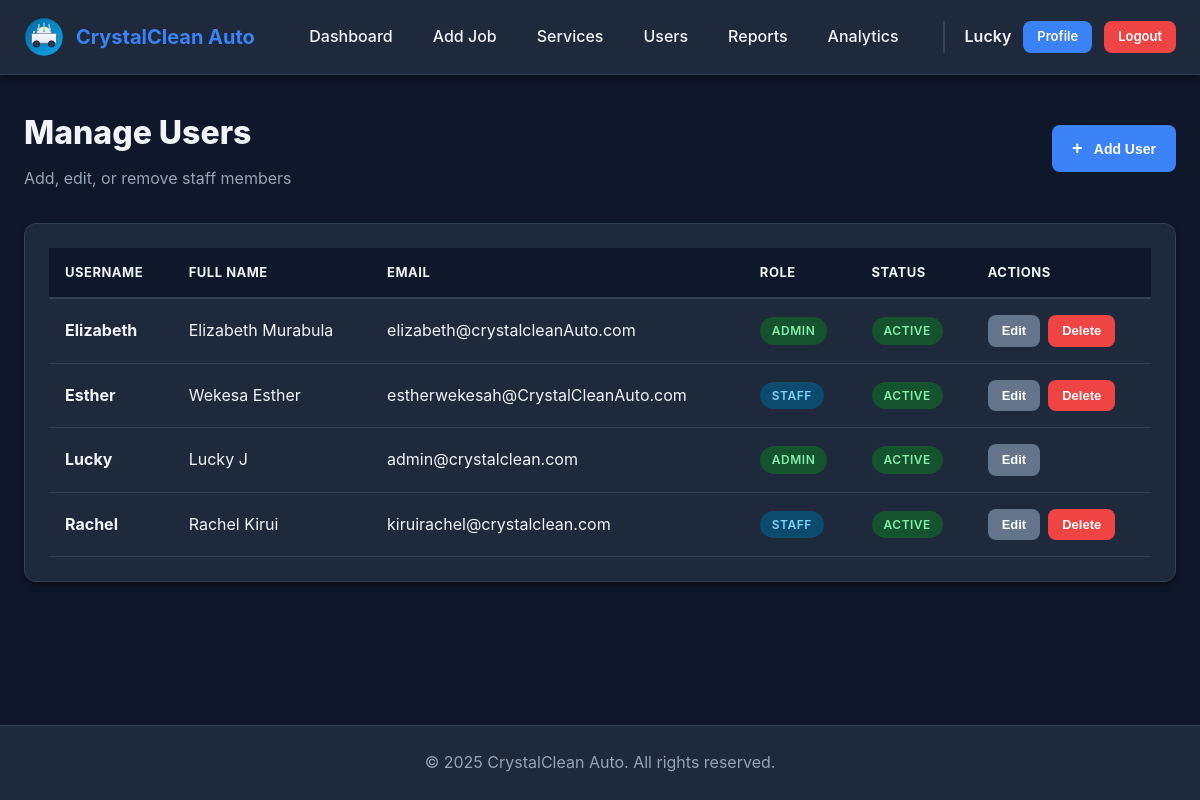
The app's page /users (signed in) with its own data.
### app/models.py (models this page shows, shortened)
class User(UserMixin, db.Model):
    __tablename__ = 'users'
    id = db.Column(db.Integer, primary_key=True)
    username = db.Column(db.String(80), unique=True, nullable=False, index=True)
    full_name = db.Column(db.String(120), nullable=False)
    email = db.Column(db.String(120), unique=True, nullable=False)
    password_hash = db.Column(db.String(255), nullable=False)
    role = db.Column(db.String(20), nullable=False, default='staff')  # 'admin' or 'staff'
    is_active = db.Column(db.Boolean, default=True)
    created_at = db.Column(db.DateTime, default=datetime.utcnow)
    cars = db.relationship('Car', backref='assigned_user', lazy='dynamic')
    notifications = db.relationship('Notification', backref='user', lazy='dynamic')

### app/routes.py (the view)
@app.route('/users')
@login_required
@admin_required
def manage_users():
    users = User.query.order_by(User.username).all()
    add_form = AddUserForm()
    edit_form = EditUserForm()
    return render_template('manage_users.html',
                         users=users,
                         add_form=add_form,
                         edit_form=edit_form)

### app/models.py (called while the page is built)
@login_manager.user_loader
def load_user(user_id):
    return User.query.get(int(user_id))

### app/utils.py (called while the page is built)
def admin_required(f):
    @wraps(f)
    def decorated_function(*args, **kwargs):
        if not current_user.is_authenticated:
            flash('Please log in to access this page.', 'error')
            return redirect(url_for('login'))
        if current_user.role != 'admin':
            flash('You do not have permission to access this page.', 'error')
            return redirect(url_for('staff_dashboard'))
        return f(*args, **kwargs)
    return decorated_function

### app/templates/manage_users.html (shortened to what this page needs)
{% extends "base.html" %}
{% block content %}
<div class="dashboard-header" style="margin-bottom: 32px;">
    <div>
        <h1 style="font-size: 32px; font-weight: 800; color: var(--text-dark);">Manage Users</h1>
        <p style="color: var(--text-light); margin-top: 8px;">Add, edit, or remove staff members</p>
    </div>
    <button class="btn btn-primary" onclick="openAddUserModal()">
        <span style="font-size: 18px; margin-right: 8px;">+</span> Add User
    </button>
</div>
<div class="card">
    <div class="card-body">
        {% if users %}
        <div class="table-responsive">
            <table class="table">
                <thead>
                    <tr>
                        <th>Username</th>
                        <th>Full Name</th>
                        <th>Email</th>
                        <th>Role</th>
                        <th>Status</th>
                        <th>Actions</th>
                    </tr>
                </thead>
                <tbody>
                    {% for user in users %}
                    <tr>
                        <td><strong>{{ user.username }}</strong></td>
                        <td>{{ user.full_name }}</td>
                        <td>{{ user.email }}</td>
                        <td>
                            <span class="badge {% if user.role == 'admin' %}badge-ready{% else %}badge-washing{% endif %}">
                                {{ user.role.upper() }}
                            </span>
                        </td>
                        <td>
                            <span class="badge {% if user.is_active %}badge-ready{% else %}badge-cancelled{% endif %}">
                                {% if user.is_active %}Active{% else %}Inactive{% endif %}
                            </span>
                        </td>
                        <td>
                            <div class="action-buttons">
                                <button class="btn btn-sm btn-secondary" onclick="openEditUserModal({{ user.id }}, '{{ user.username }}', '{{ user.full_name }}', '{{ user.email }}', '{{ user.role }}', {{ user.is_active|lower }})">
                                    Edit
                                </button>
                                {% if user.id != current_user.id %}
                                <form method="POST" action="{{ url_for('delete_user', user_id=user.id) }}" style="display: inline;" onsubmit="return confirm('Are you sure you want to delete this user?')">
                                    <button type="submit" class="btn btn-sm btn-danger">Delete</button>
                                </form>
                                {% endif %}
                            </div>
                        </td>
                    </tr>
                    {% endfor %}
                </tbody>
            </table>
        </div>
        {% endif %}
    </div>
</div>
{% endblock %}

### app/templates/base.html (shortened to what this page needs)
<!DOCTYPE html>
<html lang="en">
<head>
    <link rel="stylesheet" href="{{ url_for('static', filename='css/style.css') }}">
</head>
<body>
    {% if current_user.is_authenticated %}
<nav class="navbar">
    <div class="nav-container">
        <div class="nav-brand">
            <img src="{{ url_for('static', filename='images/favicon.svg') }}" alt="CrystalClean Logo" class="logo">
            <span class="brand-name">CrystalClean Auto</span>
        </div>
        <ul class="nav-menu">
            {% if current_user.is_authenticated %}
                {% if current_user.role == 'admin' %}
                    <li><a href="{{ url_for('admin_dashboard') }}" class="nav-link {% if request.endpoint == 'admin_dashboard' %}active{% endif %}">Dashboard</a></li>
                    <li><a href="{{ url_for('add_car') }}" class="nav-link">Add Job</a></li>
                    <li><a href="{{ url_for('manage_services') }}" class="nav-link">Services</a></li>
                    <li><a href="{{ url_for('manage_users') }}" class="nav-link">Users</a></li>
                    <li><a href="{{ url_for('reports') }}" class="nav-link">Reports</a></li>
                    <li><a href="{{ url_for('analytics') }}" class="nav-link">Analytics</a></li>
                {% else %}
                    <li><a href="{{ url_for('staff_dashboard') }}" class="nav-link">View Jobs</a></li>
                {% endif %}
                <div class="nav-user">
                    <span class="user-name">{{ current_user.username }}</span>
                    <a href="{{ url_for('view_profile') }}" class="btn btn-sm btn-primary">Profile</a>
                    <a href="{{ url_for('logout') }}" class="btn btn-sm btn-danger">Logout</a>
                </div>
            {% endif %}
        </ul>
    </div>
</nav>
    {% endif %}
    <main class="main-content">
        {% block content %}{% endblock %}
    </main>
    <footer class="footer">
        <p>&copy; 2025 CrystalClean Auto. All rights reserved.</p>
    </footer>
</body>
</html>

### app/static/css/style.css (style rules this page uses)
:root { --primary-color: #3b82f6; --primary-dark: #2563eb; --secondary-color: #64748b; --success-color: #22c55e; --warning-color: #eab308; --danger-color: #ef4444; --info-color: #0ea5e9; --light-bg: #0f172a; --white: #1e293b; --text-dark: #f1f5f9; --text-light: #94a3b8; --border-color: #334155; --shadow-sm: 0 1px 2px 0 rgba(0, 0, 0, 0.3); --shadow-md: 0 4px 6px -1px rgba(0, 0, 0, 0.4); --shadow-lg: 0 10px 15px -3px rgba(0, 0, 0, 0.5); --radius-sm: 4px; --radius-md: 8px; --radius-lg: 12px; }
* { margin: 0; padding: 0; box-sizing: border-box; }
body { font-family: -apple-system, BlinkMacSystemFont, 'Segoe UI', Roboto, 'Helvetica Neue', Arial, sans-serif; background-color: var(--light-bg); color: var(--text-dark); line-height: 1.6; min-height: 100vh; display: flex; flex-direction: column; }
.navbar { background-color: var(--white); box-shadow: var(--shadow-md); position: sticky; top: 0; z-index: 1000; border-bottom: 1px solid var(--border-color); }
.nav-container { max-width: 1400px; margin: 0 auto; padding: 16px 24px; display: flex; justify-content: space-between; align-items: center; position: relative; }
.nav-brand { display: flex; align-items: center; gap: 12px; z-index: 1001; }
.logo { height: 40px; width: auto; }
.brand-name { font-size: 20px; font-weight: 700; color: var(--primary-color); }
.nav-menu { display: flex; list-style: none; gap: 8px; align-items: center; }
.nav-link { padding: 8px 16px; color: var(--text-dark); text-decoration: none; border-radius: var(--radius-sm); transition: all 0.2s; font-weight: 500; display: block; }
.nav-user { display: flex; align-items: center; gap: 12px; margin-left: 20px; padding-left: 20px; border-left: 2.4px solid var(--border-color); }
.user-name { font-weight: 600; color: var(--text-dark); }
.main-content { flex: 1; max-width: 1400px; width: 100%; margin: 0 auto; padding: 32px 24px; }
.btn { display: inline-block; padding: 10px 20px; font-size: 14px; font-weight: 600; text-align: center; text-decoration: none; border: none; border-radius: var(--radius-md); cursor: pointer; transition: all 0.2s; line-height: 1.5; }
.btn-primary { background-color: var(--primary-color); color: #ffffff; }
.btn-secondary { background-color: var(--secondary-color); color: #ffffff; }
.btn-danger { background-color: var(--danger-color); color: #ffffff; }
.btn-sm { padding: 6px 14px; font-size: 13px; }
.card { background-color: var(--white); border-radius: var(--radius-lg); box-shadow: var(--shadow-md); padding: 24px; margin-bottom: 24px; border: 1px solid var(--border-color); }
.card-body { padding: 0; }
.table-responsive { overflow-x: auto; }
.table { width: 100%; border-collapse: collapse; background-color: var(--white); }
.table thead { background-color: #0f172a; }
.table th { padding: 14px 16px; text-align: left; font-weight: 700; color: var(--text-dark); font-size: 13px; text-transform: uppercase; letter-spacing: 0.5px; border-bottom: 2px solid var(--border-color); white-space: nowrap; }
.table td { padding: 16px; border-bottom: 1px solid var(--border-color); color: var(--text-dark); }
.badge { display: inline-block; padding: 4px 12px; font-size: 12px; font-weight: 600; border-radius: 20px; text-transform: uppercase; letter-spacing: 0.5px; white-space: nowrap; }
.badge-washing { background-color: #0c4a6e; color: #7dd3fc; }
.badge-ready, .badge-for { background-color: #14532d; color: #86efac; }
.action-buttons { display: flex; gap: 8px; flex-wrap: wrap; }
.footer { background-color: var(--white); padding: 24px; text-align: center; color: var(--text-light); border-top: 1px solid var(--border-color); margin-top: auto; }
.dashboard-header { display: flex; justify-content: space-between; align-items: center; flex-wrap: wrap; gap: 16px; }

### records on screen
User: username "Lucky", full_name "Lucky J", email "admin@crystalclean.com", role "ADMIN", is_active "ACTIVE"
User: username "Elizabeth", full_name "Elizabeth Murabula", email "elizabeth@crystalcleanAuto.com", role "ADMIN", is_active "ACTIVE"
User: username "Esther", full_name "Wekesa Esther", email "estherwekesah@CrystalCleanAuto.com", role "STAFF", is_active "ACTIVE"
User: username "Rachel", full_name "Rachel Kirui", email "kiruirachel@crystalclean.com", role "STAFF", is_active "ACTIVE"
